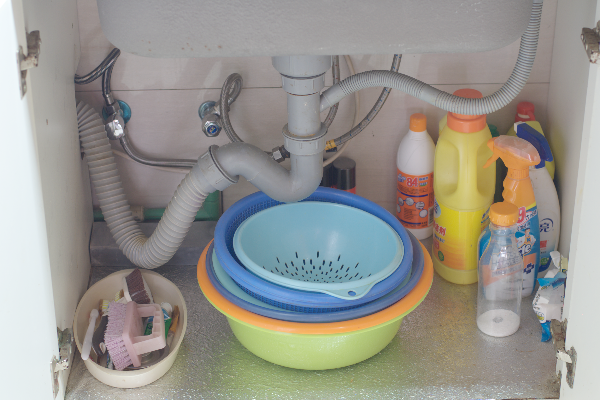
#> input picture 9week/img.png, 600 x 400 px, found by its file name
$ python MedianFilter.py
#> lines starting #> are read from the running program, lines starting #| are printed output that depends on the picture
import cv2
import random
import numpy as np

ksize = int(input('Enter kernel size: '))
#> the answer given: 100
rat_noise = float(input('Enter frequency of noise(0 ~ 1): '))
#> the answer given: 1

width = 320
height = 240

img_org = cv2.imread('img.png')
#> img_org is the input picture: shape (400, 600, 3); mean B, G, R 142.2, 148.5, 150.2
img_res = cv2.resize(img_org, (width, height))
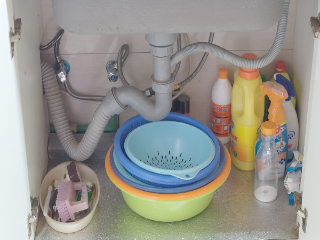
#> img_res: shape (240, 320, 3); mean B, G, R 142.2, 148.5, 150.1
img_col = cv2.cvtColor(img_res, cv2.COLOR_BGR2YCrCb)
#> img_col: shape (240, 320, 3); mean of channels 0, 1, 2 148.3, 129.4, 124.6
Y, Cr, Cb = cv2.split(img_col)
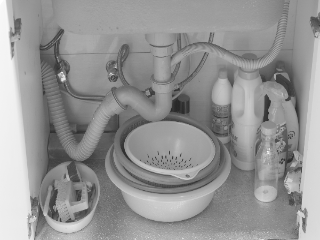
#> Y: shape (240, 320); min 39, max 255, mean 148.3
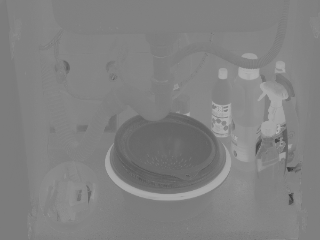
#> Cr: shape (240, 320); min 58, max 180, mean 129.4
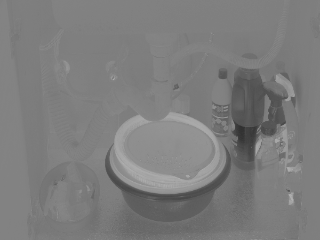
#> Cb: shape (240, 320); min 48, max 175, mean 124.6

## salt noise ##
num_noise = int(width*height*rat_noise)

for i in range(num_noise):
	y = random.randint(0, height-1)
	x = random.randint(0, width-1)
	Y[y][x] = 255
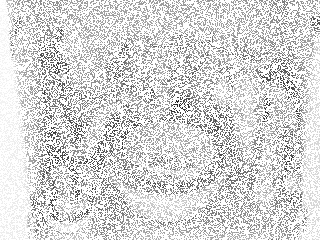
#> Y: shape (240, 320); min 39, max 255, mean 215.7

#################

## Median filtering ##
#> (the run stopped early here; a loop or call above may not have finished)
